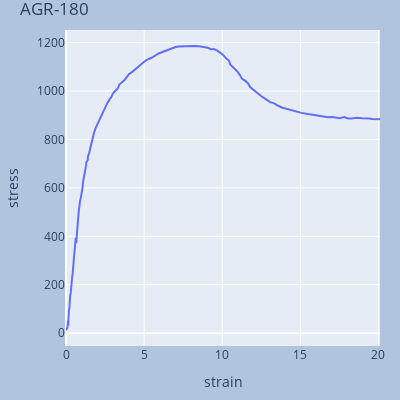

Write notebook code for a chart like this one.
### Code cell
# fig = plt.figure(figsize=(5,10))
fig = make_subplots(rows=1, cols=2)

fig = px.line(data_frame=df,x='strain' ,y ='stress', labels={'x':'Strain', 'y':'Stress'},width=400, height=400)
fig.update_layout(title_text=wb.sheetnames[0])
fig.update_layout(margin=dict(l=20, r=20, t=30, b=20),paper_bgcolor="LightSteelBlue")
# fig.update_layout(height=600, width=800, title_text="Side By Side Subplots")

fig.show()

### Figure 1 — Plotly figure (JSON) as saved in the notebook; plotly's stock layout.template omitted (floating-point values rounded to 4 significant figures; data arrays with more than 128 entries replaced by an {"elided": "..."} marker saying what was removed)
{"data": [{"hovertemplate": "strain=%{x}<br>stress=%{y}<extra></extra>", "legendgroup": "", "line": {"color": "#636efa", "dash": "solid"}, "marker": {"symbol": "circle"}, "mode": "lines", "name": "", "orientation": "v", "showlegend": false, "type": "scatter", "x": {"elided": "152 float values"}, "xaxis": "x", "y": {"elided": "152 float values"}, "yaxis": "y"}], "layout": {"height": 400, "legend": {"tracegroupgap": 0}, "margin": {"b": 20, "l": 20, "r": 20, "t": 30}, "paper_bgcolor": "LightSteelBlue", "title": {"text": "AGR-180"}, "width": 400, "xaxis": {"anchor": "y", "autorange": true, "domain": [0, 1], "range": [-0.0036, 20.1], "title": {"text": "strain"}, "type": "linear"}, "yaxis": {"anchor": "x", "autorange": true, "domain": [0, 1], "range": [-53.02, 1252.0], "title": {"text": "stress"}, "type": "linear"}}}
